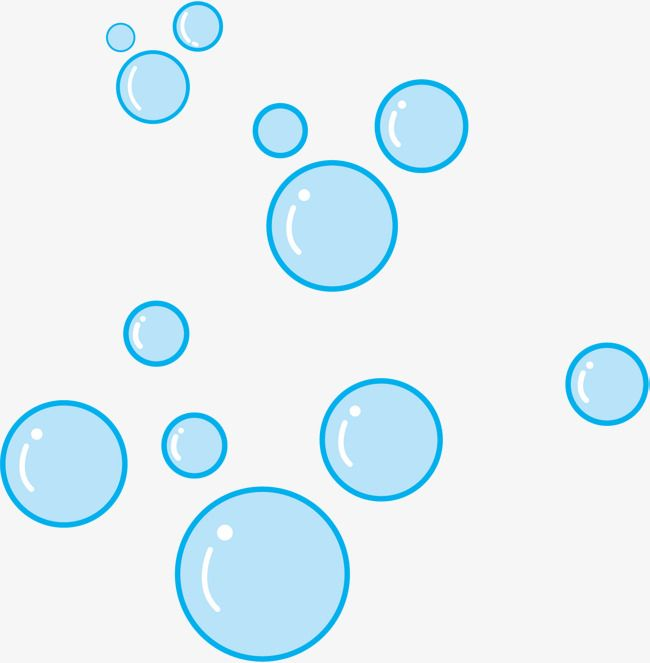
#> input picture python/cv/data/images/bubbles.jpg, 650 x 663 px, found by its file name
$ python main.py
#> lines starting #> are read from the running program, lines starting #| are printed output that depends on the picture; after the words box and inside, x2 and y2 are one past the last pixel; in counts of white or black regions, pixels touching at a corner belong together
import cv2 as cv
import numpy as np

### TARGET: show the biggest one bubble

img = cv.imread("data/images/bubbles.jpg")
#> img is the input picture: shape (663, 650, 3); mean B, G, R 245.9, 240.2, 226.6
cv.imshow("Not transformed", img)

# Mask for all blue pixels
threshold_first = cv.inRange(img, (50, 50, 0), (255, 255, 100))
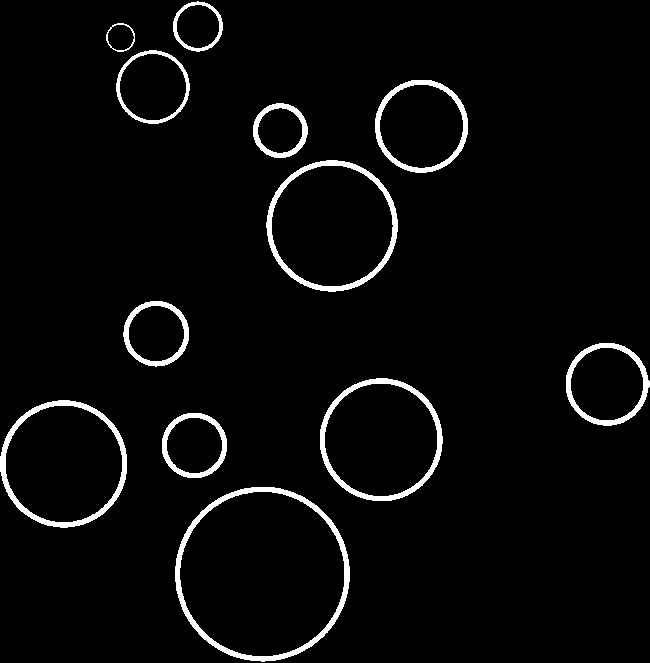
#> threshold_first: shape (663, 650); 3.7% white; 12 white regions, largest, box (x1, y1, x2, y2) and area: (175, 487, 350, 662) 2836, (266, 160, 398, 292) 2123, (0, 400, 127, 528) 2074

# But it marks not all needed pixels, so lets add one more region using or operation
threshold_second = cv.inRange(img, (100, 100, 160), (255, 255, 220))
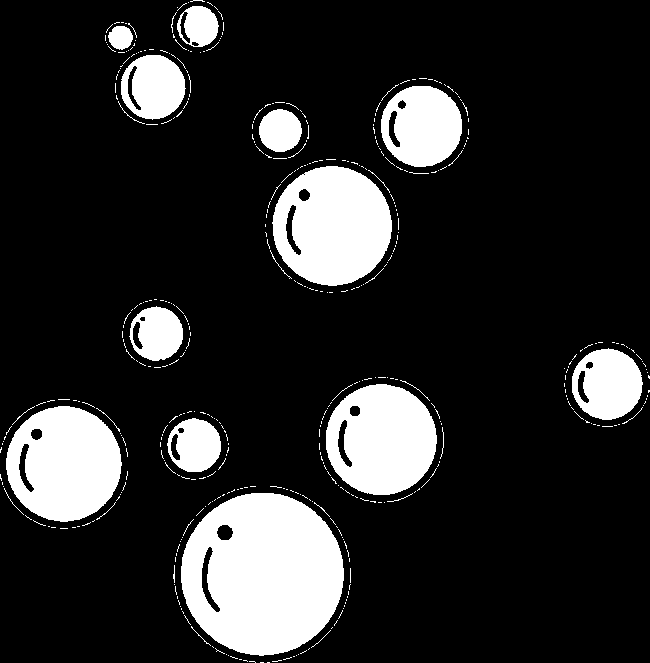
#> threshold_second: shape (663, 650); 16.7% white; 449 white regions (416 under 20 px), largest, box (x1, y1, x2, y2) and area: (181, 493, 344, 656) 20236, (272, 166, 392, 286) 10785, (6, 406, 122, 522) 10042

# For each threshold_first.shape must be equal to threshold_second.shape
# And then we will get image, where each pixel equals to the bitwise_or of the two corresponding pixels of source images
thresh = cv.bitwise_or(threshold_first, threshold_second)
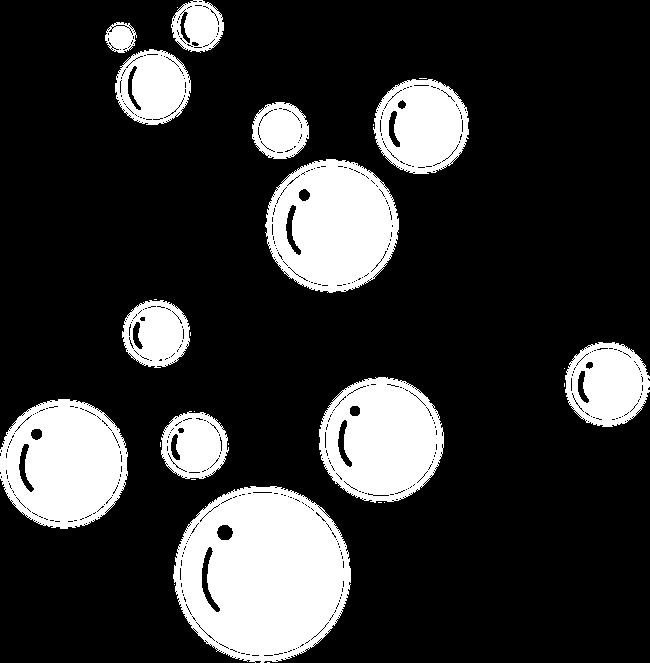
#> thresh: shape (663, 650); 20.4% white; 27 white regions (15 under 20 px), largest, box (x1, y1, x2, y2) and area: (173, 486, 351, 663) 23474, (265, 159, 399, 293) 13205, (0, 399, 128, 529) 12411

cv.imshow("Threshold", thresh)

# That function makes a lot of things
# Firstly, in labels there are all objects on the picture marked with their IDs (they can be choosen randomly, so initially we don`t know them)
# Secondly, in stats there are some information about each ID, and it consists of a bunch of stuff, e.g. area of component
# Thirdly, centroids consist of the coordinates of centroids of each component (obviously)
retval, labels, stats, centroids = cv.connectedComponentsWithStats(thresh)
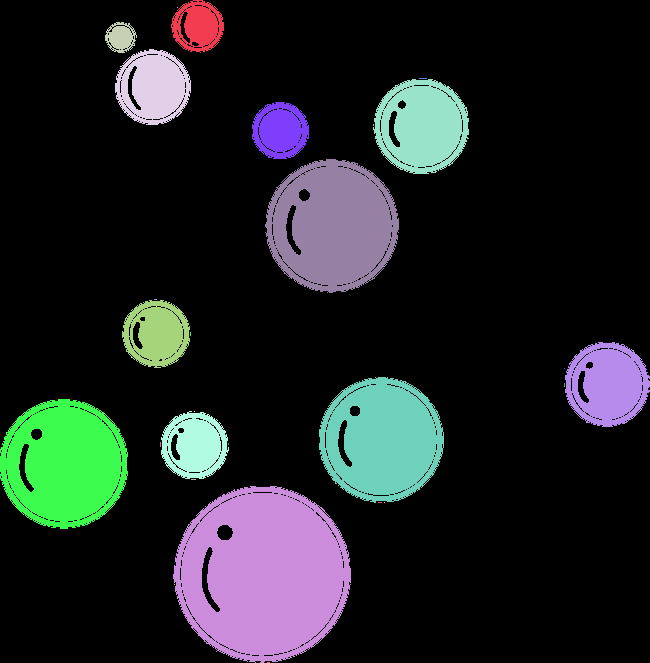
#> labels: shape (663, 650) int32; 28 distinct labels, from 0 to 27; one colour per label, 0 black
#> retval = 28; stats = 28 rows, first 6: [0, 0, 650, 663, 342877], [171, 0, 53, 53, 1850], [177, 7, 1, 1, 1], [105, 22, 32, 31, 663], [115, 49, 76, 76, 4095], [373, 79, 96, 95, 6625]; centroids = 28 pairs, first value 64.33 to 607.7, second value 7 to 662

# Zero label is always background, so lets remove it from stats and centroids
# Because otherwise out method will think that background is the biggest bubble, which is wrong

stats = np.delete(stats, 0, 0)
#> stats = 27 rows, first 6: [171, 0, 53, 53, 1850], [177, 7, 1, 1, 1], [105, 22, 32, 31, 663], [115, 49, 76, 76, 4095], [373, 79, 96, 95, 6625], [419, 78, 8, 1, 8]
centroids = np.delete(centroids, 0, 0)
#> centroids = 27 pairs, first value 64.33 to 607.7, second value 7 to 662

if len(stats) == 0:
    print("Empty mask found during CC")

# Then lets merge our stats and centroids lists to one, because it makes more sense (centroid is also information of the component)
# At this stage we can also extract from stats only needed data (area of the component)
# Also do not forget about adding one to the ID of the component, because we have deleted the background component already
# Actually we do not need centroids here, but lets add them as an example
cc_data = [[i + 1, stats[i, cv.CC_STAT_AREA], centroids[i]] for i in range(len(centroids))]
#> cc_data = 27 items, first 6: [1, 1850, [198.2, 25.62]], [2, 1, [177, 7]], [3, 663, [120.3, 36.96]], [4, 4095, [153.4, 86.68]], [5, 6625, [422, 125.8]], [6, 8, [422.5, 78]]

# Then sort cc_data by decreasing order of area of the component
cc_data.sort(key = lambda x: -x[1])

component_index = 0 # First element is the biggest one component
component = cc_data[component_index]
#> component = [23, 23474, [263.1, 573.8]]

# Structure of the component [id, area, centroid]
# We need to get an ID, so
component_id = component[0]
#> component_id = 23

# And then we need to make a mask, using our labels
mask = (labels == component_id)
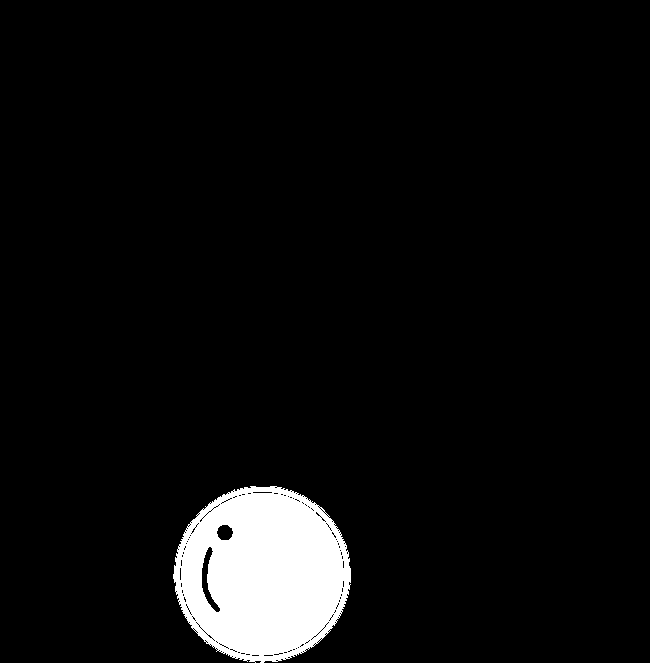
#> mask: shape (663, 650) bool; 5.4% white; 1 white region, box (x1, y1, x2, y2) and area: (173, 486, 351, 663) 23474

# But our mask have only True/False, it is boolean. We need to make it showable
# It can be simply done by setting type of the array to uint8, and then multiplying to 255
# Google type punning or каламбур типизации, if you wondering why it is working
mask.dtype = np.uint8
mask *= 255
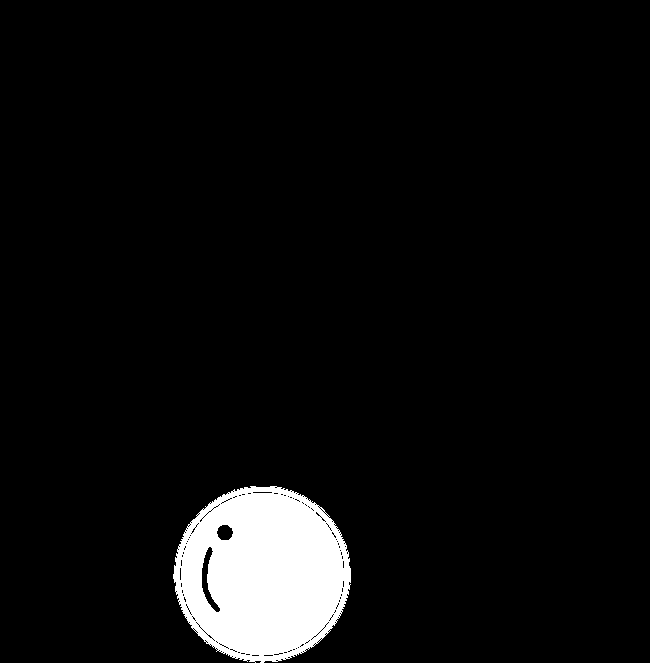
#> mask: shape (663, 650); 5.4% white; 1 white region, box (x1, y1, x2, y2) and area: (173, 486, 351, 663) 23474

cv.imshow("Mask", mask)

# At the at we need to apply this mask on the image
# Lets think about how to apply mask
# We can use bitwise_and or some other functions, but it is boring
# So lets try to do it using numpy operations
# We need to make the mask 0 outside the bubble, and 1 inside, and then multiply initial image to it
# There is a problem, mask and image have different shapes (height, width, 3) and (height, width), so numpy just do not know how to multiply them
# We can use reshape to fix this
# Reshape makes mask shape equal to (height, width, 1) which has the same number of dimensions as the img, so numpy can multiply them

if True: # Good way, using functions from opencv
    result = cv.bitwise_and(img, img, mask=mask)
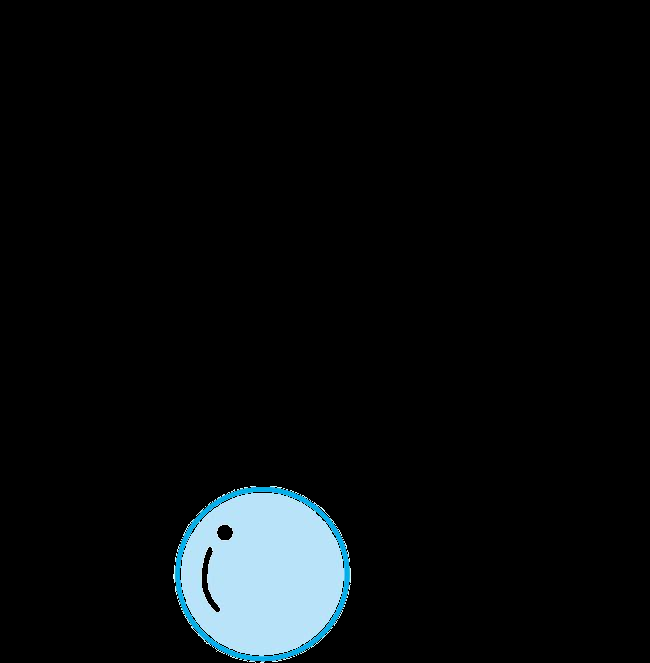
#> result: shape (663, 650, 3); mean B, G, R 13.4, 12, 9
else: # Weird way, just to practice
    result = img * (mask != 0).reshape((img.shape[0], img.shape[1], 1))

# Show the result
cv.imshow("Biggest bubble", result)

cv.waitKey(0)
